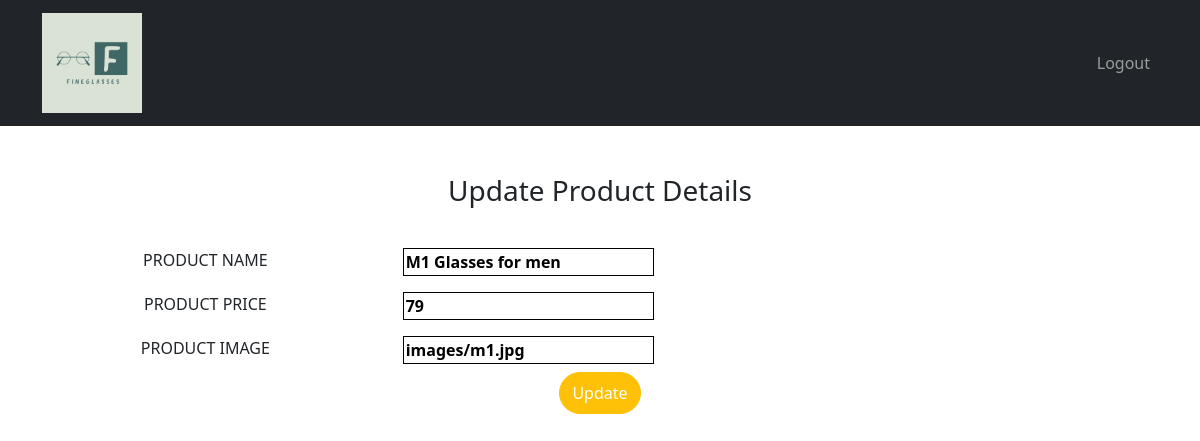
Page /product_edit.php?id=1 (signed in) on the committed database.
### tables this page shows
CREATE TABLE `products` (
  `id` int(11) NOT NULL,
  `name` varchar(200) NOT NULL,
  `price` double NOT NULL,
  `photo` varchar(150) NOT NULL,
  `category` int(14) NOT NULL
);

### product_edit.php (the view, shortened to what this page needs)
<?php
require_once ("config.php");
$id = $_GET['id'];
$qry = mysqli_query($conn,"select * from products where id='$id'");
$data = mysqli_fetch_array($qry);
?>
<!DOCTYPE html>
<html lang="en">
<head>
    <link href="https://cdn.jsdelivr.net/npm/bootstrap@5.1.1/dist/css/bootstrap.min.css" rel="stylesheet">
    <link rel="stylesheet" href="https://cdn.jsdelivr.net/bxslider/4.2.12/jquery.bxslider.css">
</head>
<header>
    <nav class="navbar navbar-expand-lg navbar-dark bg-dark static-top">
        <div class="container">
            <a class="navbar-brand" href="#">
                <img src="Logo.jpg.jpeg" alt="..." height="100">
            </a>
            <div class="collapse navbar-collapse" id="navbarSupportedContent">
                <ul class="navbar-nav ms-auto">
                    <li class="nav-item">
                        <a class="nav-link" href="adminlogout.php">Logout</a>
                    </li>
                </ul>
            </div>
        </div>
    </nav>
</header>
<body>
<br>
<br>
<h3 style="text-align: center">Update Product Details</h3>
<br>
<form class="form-horizontal" style="text-align: center;"  method="post" >
    <fieldset>
        <div class="form-group">
            <label class="col-md-4 control-label" >PRODUCT NAME</label>
            <div class="col-md-4">
                <input type="text" name="name" value="<?php echo $data['name'] ?>" placeholder="Enter Product Name" Required>
            </div>
        </div>
        <div class="form-group">
            <label class="col-md-4 control-label" >PRODUCT PRICE</label>
            <div class="col-md-4">
                <input type="text" name="price" value="<?php echo $data['price'] ?>" placeholder="Enter Price" Required>
            </div>
        </div>
        <div class="form-group">
            <label class="col-md-4 control-label" >PRODUCT IMAGE</label>
            <div class="col-md-4">
                <input type="text" name="image" value="<?php echo $data['photo'] ?>" placeholder="Enter Image Link" Required>
            </div>
        </div>
    </fieldset>
    <input type="submit" name="update" class="btn btn-warning rounded-pill py-2 btn-block" style="color: white;margin:0px  20px;width: auto" value="Update">
</form>
</body>
</html>

### product_edit.php (style rules this page uses)
input,textarea { margin: 0px 500px; border:1px black solid; font-weight: bold; margin-left: auto; }
.form-group { display: flex; padding: 8px; }

### rows in the picture
products: name "M1 Glasses for men", price "79", image "images/m1.jpg"
